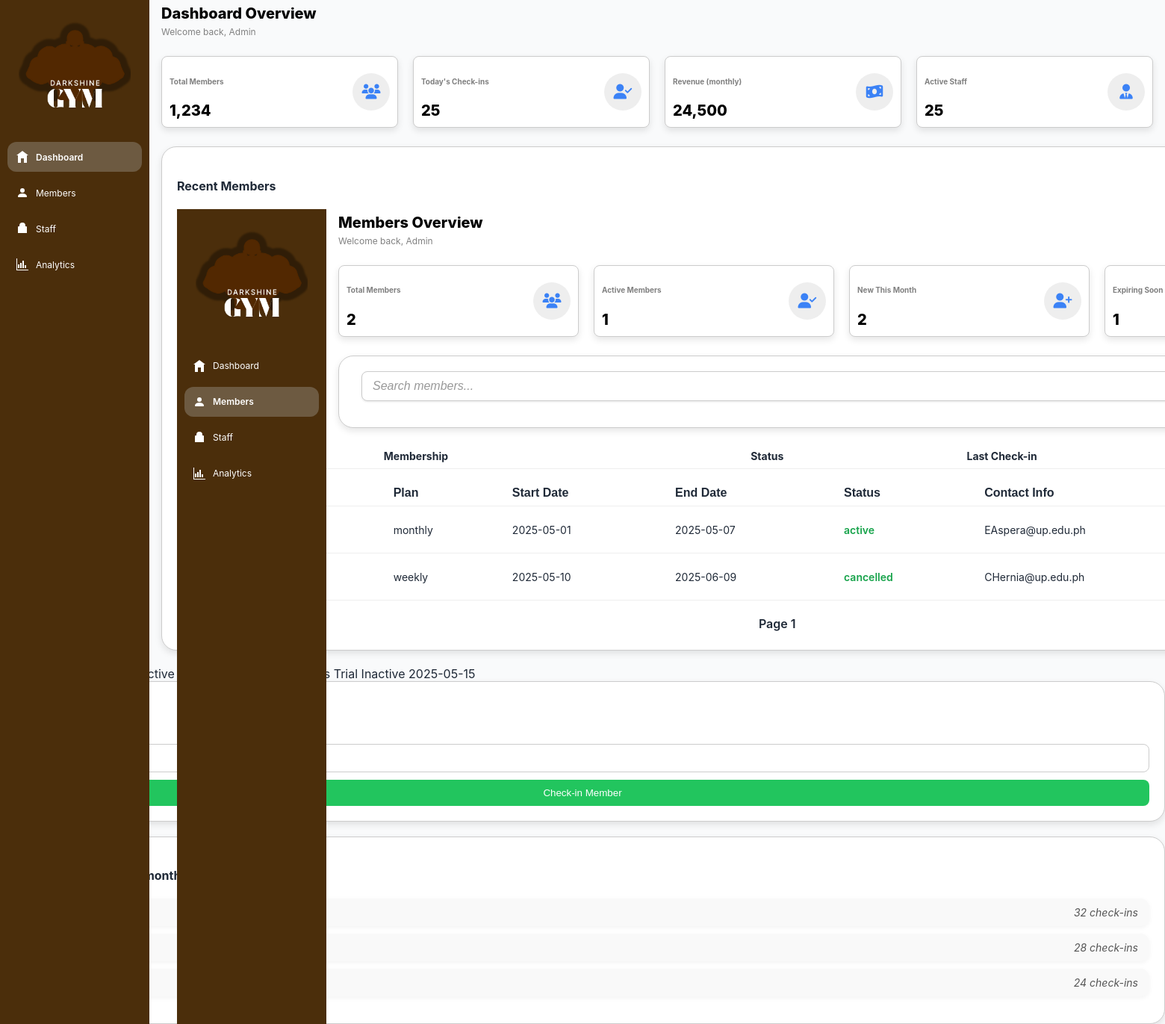
The page /backend/index.php on the database as committed earlier.
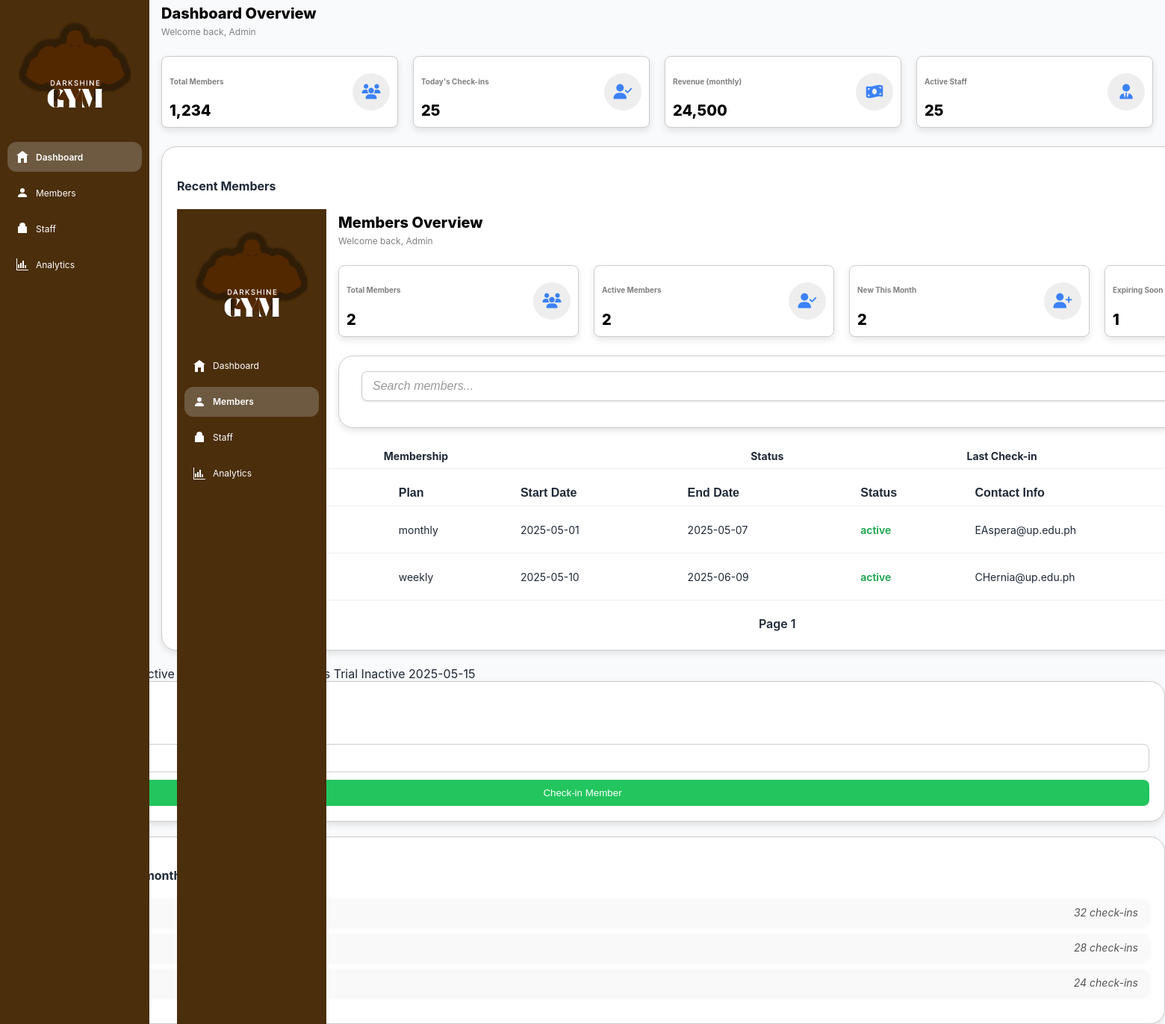
The same page on the database as committed later.
### tables this page shows
CREATE table members (
    member_ID INT AUto_INCREMENT PRIMARY KEY,
    member_name VARCHAR(50),
    contact_info VARCHAR(50),
    membership_status ENUM('active', 'inactive', 'cancelled') DEFAULT 'active'
);

CREATE TABLE membership (
    membership_ID INT AUTO_INCREMENT PRIMARY KEY,
    membership_type ENUM('weekly', 'monthly', 'yearly') NOT NULL,
    price DECIMAL(10,2) CHECK (price >= 0),
    duration INT CHECK (duration > 0)
);

CREATE TABLE subscribes (
    subscription_ID INT AUTO_INCREMENT PRIMARY KEY,
    member_ID INT NOT NULL,
    membership_ID INT NOT NULL,
    purchase_date DATE,
    start_date DATE,
    end_date DATE,
    FOREIGN KEY (member_ID) REFERENCES members(member_ID),
    FOREIGN KEY (membership_ID) REFERENCES membership(membership_ID)
);

### backend/displayMembers.php (the view)
<?php
include 'DBConnector.php';
$member_query = "SELECT * FROM members";
$member_result = $conn->query($member_query);
if ($member_result->num_rows > 0) {
    while($row = $member_result->fetch_assoc()) {
        $subscription_query = "SELECT *
                                FROM membership m
                                JOIN subscribes s ON m.membership_ID = s.membership_ID
                                WHERE s.member_ID = " . $row["member_ID"] . ";" ;
        $subscription = $conn->query($subscription_query)->fetch_assoc();
        $memType = isset($subscription["membership_type"]) ? $subscription["membership_type"] : "N/A";
        $startDate = isset($subscription["start_date"]) ? $subscription["start_date"] : "N/A";
        $endDate = isset($subscription["end_date"]) ? $subscription["end_date"] : "N/A";
        $subscription_ID = isset($subscription['subscription_ID']) ? (int) $subscription['subscription_ID'] : 0;
        echo"
        <tr>
          <td>" . $row["member_name"] . "</td>
          <td>" . $memType . "</td>
          <td>" . $startDate . "</td>
          <td>" . $endDate . "</td>
          <td class='status Active'>" . $row["membership_status"] . "</td>
          <td>" . $row["contact_info"] . "</td>
          <td>" .
            "<form action='delete_subscription.php' method='post' onsubmit=\"return confirm('Are you sure you want to cancel subscription for this member?')\">".
                "<input type='text' style='display:none;' name='subscription_ID' value='".$subscription_ID."'>".
                "<input type='text' style='display:none;' name='action' value='delete'>".
                "<button type='submit' class='action-btn delete' title='Cancel Subscription'>
                  <i class='fas fa-cancel'></i>
                </button>".
            "</form>".
            "<form action='Members.php' method='post'>".
                "<input type='text' style='display:none;' name='MemberID' value='".$row["member_ID"]."'>".
                "<input type='text' style='display:none;' name='action' value='edit'>".
                "<button type='submit' class='action-btn edit' title='Edit'>
                  <i class='fas fa-pen'></i>
                </button>".
            "</form>".
          "
          </td>
        </tr>
        ";
    }
} else {
    echo "0 results";
}
?>

Rows that differ between the two databases and show on the page:
changed members "CHernia@up.edu.ph": membership_status "cancelled" → "active"
Other text that changed with them:
$active_members['total']: "1" → "2"
